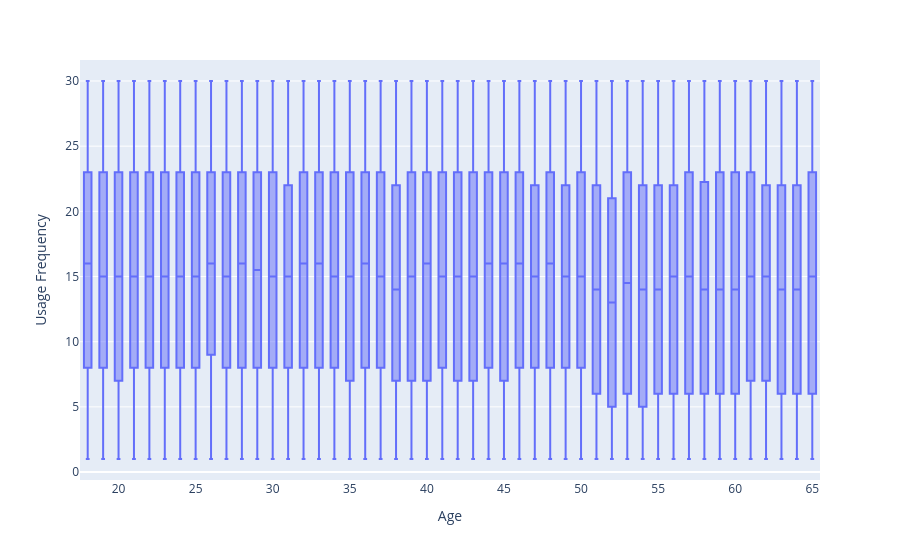

Notebook code for this chart:
### Code cell
a=px.box(df,x='Age',y='Usage Frequency')
a.show()

### Figure 1 — Plotly figure (JSON) as saved in the notebook; plotly's stock layout.template omitted (floating-point values rounded to 4 significant figures; data arrays with more than 128 entries replaced by an {"elided": "..."} marker saying what was removed)
{"data": [{"alignmentgroup": "True", "hovertemplate": "Age=%{x}<br>Usage Frequency=%{y}<extra></extra>", "legendgroup": "", "marker": {"color": "#636efa"}, "name": "", "notched": false, "offsetgroup": "", "orientation": "v", "showlegend": false, "type": "box", "x": {"elided": "64374 int values"}, "x0": " ", "xaxis": "x", "y": {"elided": "64374 int values"}, "y0": " ", "yaxis": "y"}], "layout": {"boxmode": "group", "legend": {"tracegroupgap": 0}, "margin": {"t": 60}, "xaxis": {"anchor": "y", "domain": [0, 1], "title": {"text": "Age"}}, "yaxis": {"anchor": "x", "domain": [0, 1], "title": {"text": "Usage Frequency"}}}}
